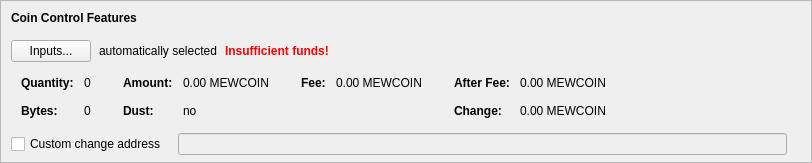
    <widget class="QFrame" name="frameCoinControl">
     <property name="sizePolicy">
      <sizepolicy hsizetype="Expanding" vsizetype="Expanding">
       <horstretch>0</horstretch>
       <verstretch>0</verstretch>
      </sizepolicy>
     </property>
     <property name="maximumSize">
      <size>
       <width>16777215</width>
       <height>16777215</height>
      </size>
     </property>
     <property name="frameShape">
      <enum>QFrame::StyledPanel</enum>
     </property>
     <property name="frameShadow">
      <enum>QFrame::Sunken</enum>
     </property>
     <layout class="QVBoxLayout" name="verticalLayoutCoinControl2">
      <property name="spacing">
       <number>0</number>
      </property>
      <property name="leftMargin">
       <number>0</number>
      </property>
      <property name="topMargin">
       <number>0</number>
      </property>
      <property name="rightMargin">
       <number>0</number>
      </property>
      <property name="bottomMargin">
       <number>6</number>
      </property>
      <item>
       <layout class="QVBoxLayout" name="verticalLayoutCoinControl" stretch="0,0,0,0,1">
        <property name="spacing">
         <number>0</number>
        </property>
        <property name="leftMargin">
         <number>10</number>
        </property>
        <property name="topMargin">
         <number>10</number>
        </property>
        <item>
         <layout class="QHBoxLayout" name="horizontalLayoutCoinControl1">
          <property name="bottomMargin">
           <number>15</number>
          </property>
          <item>
           <widget class="QLabel" name="labelCoinControlFeatures">
            <property name="sizePolicy">
             <sizepolicy hsizetype="Preferred" vsizetype="Maximum">
              <horstretch>0</horstretch>
              <verstretch>0</verstretch>
             </sizepolicy>
            </property>
            <property name="font">
             <font>
              <weight>75</weight>
              <bold>true</bold>
             </font>
            </property>
            <property name="styleSheet">
             <string notr="true">font-weight:bold;</string>
            </property>
            <property name="text">
             <string>Coin Control Features</string>
            </property>
           </widget>
          </item>
         </layout>
        </item>
        <item>
         <layout class="QHBoxLayout" name="horizontalLayoutCoinControl2" stretch="0,0,0,0">
          <property name="spacing">
           <number>8</number>
          </property>
          <property name="bottomMargin">
           <number>10</number>
          </property>
          <item>
           <widget class="QPushButton" name="pushButtonCoinControl">
            <property name="styleSheet">
             <string notr="true"/>
            </property>
            <property name="text">
             <string>Inputs...</string>
            </property>
            <property name="autoDefault">
             <bool>false</bool>
            </property>
           </widget>
          </item>
          <item>
           <widget class="QLabel" name="labelCoinControlAutomaticallySelected">
            <property name="text">
             <string>automatically selected</string>
            </property>
            <property name="margin">
             <number>5</number>
            </property>
           </widget>
          </item>
          <item>
           <widget class="QLabel" name="labelCoinControlInsuffFunds">
            <property name="font">
             <font>
              <weight>75</weight>
              <bold>true</bold>
             </font>
            </property>
            <property name="styleSheet">
             <string notr="true">color:red;font-weight:bold;</string>
            </property>
            <property name="text">
             <string>Insufficient funds!</string>
            </property>
            <property name="margin">
             <number>5</number>
            </property>
           </widget>
          </item>
          <item>
           <spacer name="horizontalSpacerCoinControl">
            <property name="orientation">
             <enum>Qt::Horizontal</enum>
            </property>
            <property name="sizeHint" stdset="0">
             <size>
              <width>40</width>
              <height>1</height>
             </size>
            </property>
           </spacer>
          </item>
         </layout>
        </item>
        <item>
         <widget class="QWidget" name="widgetCoinControl" native="true">
          <property name="sizePolicy">
           <sizepolicy hsizetype="Preferred" vsizetype="Preferred">
            <horstretch>0</horstretch>
            <verstretch>0</verstretch>
           </sizepolicy>
          </property>
          <property name="minimumSize">
           <size>
            <width>0</width>
            <height>0</height>
           </size>
          </property>
          <property name="styleSheet">
           <string notr="true"/>
          </property>
          <layout class="QHBoxLayout" name="horizontalLayoutCoinControl5">
           <property name="leftMargin">
            <number>0</number>
           </property>
           <property name="topMargin">
            <number>0</number>
           </property>
           <property name="rightMargin">
            <number>0</number>
           </property>
           <property name="bottomMargin">
            <number>0</number>
           </property>
           <item>
            <layout class="QHBoxLayout" name="horizontalLayoutCoinControl3" stretch="0,0,0,1">
             <property name="spacing">
              <number>20</number>
             </property>
             <property name="topMargin">
              <number>0</number>
             </property>
             <property name="bottomMargin">
              <number>10</number>
             </property>
             <item>
              <layout class="QFormLayout" name="formLayoutCoinControl1">
               <property name="horizontalSpacing">
                <number>10</number>
               </property>
               <property name="verticalSpacing">
                <number>14</number>
               </property>
               <property name="leftMargin">
                <number>10</number>
               </property>
               <property name="topMargin">
                <number>4</number>
               </property>
               <property name="rightMargin">
                <number>6</number>
               </property>
               <item row="0" column="0">
                <widget class="QLabel" name="labelCoinControlQuantityText">
                 <property name="font">
                  <font>
                   <weight>75</weight>
                   <bold>true</bold>
                  </font>
                 </property>
                 <property name="text">
                  <string>Quantity:</string>
                 </property>
                 <property name="margin">
                  <number>0</number>
                 </property>
                </widget>
               </item>
               <item row="0" column="1">
                <widget class="QLabel" name="labelCoinControlQuantity">
                 <property name="cursor">
                  <cursorShape>IBeamCursor</cursorShape>
                 </property>
                 <property name="contextMenuPolicy">
                  <enum>Qt::ActionsContextMenu</enum>
                 </property>
                 <property name="text">
                  <string notr="true">0</string>
                 </property>
                 <property name="margin">
                  <number>0</number>
                 </property>
                 <property name="textInteractionFlags">
                  <set>Qt::LinksAccessibleByMouse|Qt::TextSelectableByKeyboard|Qt::TextSelectableByMouse</set>
                 </property>
                </widget>
               </item>
               <item row="1" column="0">
                <widget class="QLabel" name="labelCoinControlBytesText">
                 <property name="font">
                  <font>
                   <weight>75</weight>
                   <bold>true</bold>
                  </font>
                 </property>
                 <property name="text">
                  <string>Bytes:</string>
                 </property>
                </widget>
               </item>
               <item row="1" column="1">
                <widget class="QLabel" name="labelCoinControlBytes">
                 <property name="cursor">
                  <cursorShape>IBeamCursor</cursorShape>
                 </property>
                 <property name="contextMenuPolicy">
                  <enum>Qt::ActionsContextMenu</enum>
                 </property>
                 <property name="text">
                  <string notr="true">0</string>
                 </property>
                 <property name="textInteractionFlags">
                  <set>Qt::LinksAccessibleByMouse|Qt::TextSelectableByKeyboard|Qt::TextSelectableByMouse</set>
                 </property>
                </widget>
               </item>
              </layout>
             </item>
             <item>
              <layout class="QFormLayout" name="formLayoutCoinControl2">
               <property name="horizontalSpacing">
                <number>10</number>
               </property>
               <property name="verticalSpacing">
                <number>14</number>
               </property>
               <property name="leftMargin">
                <number>6</number>
               </property>
               <property name="topMargin">
                <number>4</number>
               </property>
               <property name="rightMargin">
                <number>6</number>
               </property>
               <item row="0" column="0">
                <widget class="QLabel" name="labelCoinControlAmountText">
                 <property name="font">
                  <font>
                   <weight>75</weight>
                   <bold>true</bold>
                  </font>
                 </property>
                 <property name="text">
                  <string>Amount:</string>
                 </property>
                 <property name="margin">
                  <number>0</number>
                 </property>
                </widget>
               </item>
               <item row="0" column="1">
                <widget class="QLabel" name="labelCoinControlAmount">
                 <property name="cursor">
                  <cursorShape>IBeamCursor</cursorShape>
                 </property>
                 <property name="contextMenuPolicy">
                  <enum>Qt::ActionsContextMenu</enum>
                 </property>
                 <property name="text">
                  <string notr="true">0.00 MEWCOIN</string>
                 </property>
                 <property name="textInteractionFlags">
                  <set>Qt::LinksAccessibleByMouse|Qt::TextSelectableByKeyboard|Qt::TextSelectableByMouse</set>
                 </property>
                </widget>
               </item>
               <item row="1" column="0">
                <widget class="QLabel" name="labelCoinControlLowOutputText">
                 <property name="font">
                  <font>
                   <weight>75</weight>
                   <bold>true</bold>
                  </font>
                 </property>
                 <property name="text">
                  <string>Dust:</string>
                 </property>
                </widget>
               </item>
               <item row="1" column="1">
                <widget class="QLabel" name="labelCoinControlLowOutput">
                 <property name="cursor">
                  <cursorShape>IBeamCursor</cursorShape>
                 </property>
                 <property name="contextMenuPolicy">
                  <enum>Qt::ActionsContextMenu</enum>
                 </property>
                 <property name="text">
                  <string notr="true">no</string>
                 </property>
                 <property name="textInteractionFlags">
                  <set>Qt::LinksAccessibleByMouse|Qt::TextSelectableByKeyboard|Qt::TextSelectableByMouse</set>
                 </property>
                </widget>
               </item>
              </layout>
             </item>
             <item>
              <layout class="QFormLayout" name="formLayoutCoinControl3">
               <property name="horizontalSpacing">
                <number>10</number>
               </property>
               <property name="verticalSpacing">
                <number>14</number>
               </property>
               <property name="leftMargin">
                <number>6</number>
               </property>
               <property name="topMargin">
                <number>4</number>
               </property>
               <property name="rightMargin">
                <number>6</number>
               </property>
               <item row="0" column="0">
                <widget class="QLabel" name="labelCoinControlFeeText">
                 <property name="font">
                  <font>
                   <weight>75</weight>
                   <bold>true</bold>
                  </font>
                 </property>
                 <property name="text">
                  <string>Fee:</string>
                 </property>
                 <property name="margin">
                  <number>0</number>
                 </property>
                </widget>
               </item>
               <item row="0" column="1">
                <widget class="QLabel" name="labelCoinControlFee">
                 <property name="cursor">
                  <cursorShape>IBeamCursor</cursorShape>
                 </property>
                 <property name="contextMenuPolicy">
                  <enum>Qt::ActionsContextMenu</enum>
                 </property>
                 <property name="text">
                  <string notr="true">0.00 MEWCOIN</string>
                 </property>
                 <property name="textInteractionFlags">
                  <set>Qt::LinksAccessibleByMouse|Qt::TextSelectableByKeyboard|Qt::TextSelectableByMouse</set>
                 </property>
                </widget>
               </item>
             </layout>
             </item>
             <item>
              <layout class="QFormLayout" name="formLayoutCoinControl4">
               <property name="horizontalSpacing">
                <number>10</number>
               </property>
               <property name="verticalSpacing">
                <number>14</number>
               </property>
               <property name="leftMargin">
                <number>6</number>
               </property>
               <property name="topMargin">
                <number>4</number>
               </property>
               <property name="rightMargin">
                <number>6</number>
               </property>
               <item row="0" column="0">
                <widget class="QLabel" name="labelCoinControlAfterFeeText">
                 <property name="font">
                  <font>
                   <weight>75</weight>
                   <bold>true</bold>
                  </font>
                 </property>
                 <property name="text">
                  <string>After Fee:</string>
                 </property>
                 <property name="margin">
                  <number>0</number>
                 </property>
                </widget>
               </item>
               <item row="0" column="1">
                <widget class="QLabel" name="labelCoinControlAfterFee">
                 <property name="cursor">
                  <cursorShape>IBeamCursor</cursorShape>
                 </property>
                 <property name="contextMenuPolicy">
                  <enum>Qt::ActionsContextMenu</enum>
                 </property>
                 <property name="text">
                  <string notr="true">0.00 MEWCOIN</string>
                 </property>
                 <property name="textInteractionFlags">
                  <set>Qt::LinksAccessibleByMouse|Qt::TextSelectableByKeyboard|Qt::TextSelectableByMouse</set>
                 </property>
                </widget>
               </item>
               <item row="1" column="0">
                <widget class="QLabel" name="labelCoinControlChangeText">
                 <property name="font">
                  <font>
                   <weight>75</weight>
                   <bold>true</bold>
                  </font>
                 </property>
                 <property name="text">
                  <string>Change:</string>
                 </property>
                </widget>
               </item>
               <item row="1" column="1">
                <widget class="QLabel" name="labelCoinControlChange">
                 <property name="cursor">
                  <cursorShape>IBeamCursor</cursorShape>
                 </property>
                 <property name="contextMenuPolicy">
                  <enum>Qt::ActionsContextMenu</enum>
                 </property>
                 <property name="text">
                  <string notr="true">0.00 MEWCOIN</string>
                 </property>
                 <property name="textInteractionFlags">
                  <set>Qt::LinksAccessibleByMouse|Qt::TextSelectableByKeyboard|Qt::TextSelectableByMouse</set>
                 </property>
                </widget>
               </item>
              </layout>
             </item>
            </layout>
           </item>
          </layout>
         </widget>
        </item>
        <item>
         <layout class="QHBoxLayout" name="horizontalLayoutCoinControl4" stretch="0,0,0">
          <property name="spacing">
           <number>12</number>
          </property>
          <property name="sizeConstraint">
           <enum>QLayout::SetDefaultConstraint</enum>
          </property>
          <property name="topMargin">
           <number>5</number>
          </property>
          <property name="rightMargin">
           <number>5</number>
          </property>
          <item>
           <widget class="QCheckBox" name="checkBoxCoinControlChange">
            <property name="toolTip">
             <string>If this is activated, but the change address is empty or invalid, change will be sent to a newly generated address.</string>
            </property>
            <property name="text">
             <string>Custom change address</string>
            </property>
           </widget>
          </item>
          <item>
           <widget class="QValidatedLineEdit" name="lineEditCoinControlChange">
            <property name="enabled">
             <bool>false</bool>
            </property>
            <property name="sizePolicy">
             <sizepolicy hsizetype="Expanding" vsizetype="Fixed">
              <horstretch>0</horstretch>
              <verstretch>0</verstretch>
             </sizepolicy>
            </property>
           </widget>
          </item>
          <item>
           <widget class="QLabel" name="labelCoinControlChangeLabel">
            <property name="sizePolicy">
             <sizepolicy hsizetype="Preferred" vsizetype="Expanding">
              <horstretch>0</horstretch>
              <verstretch>0</verstretch>
             </sizepolicy>
            </property>
            <property name="minimumSize">
             <size>
              <width>0</width>
              <height>0</height>
             </size>
            </property>
            <property name="text">
             <string/>
            </property>
            <property name="margin">
             <number>3</number>
            </property>
           </widget>
          </item>
         </layout>
        </item>
        <item>
         <spacer name="verticalSpacerCoinControl">
          <property name="orientation">
           <enum>Qt::Vertical</enum>
          </property>
          <property name="sizeHint" stdset="0">
           <size>
            <width>800</width>
            <height>1</height>
           </size>
          </property>
         </spacer>
        </item>
       </layout>
      </item>
     </layout>
    </widget>
